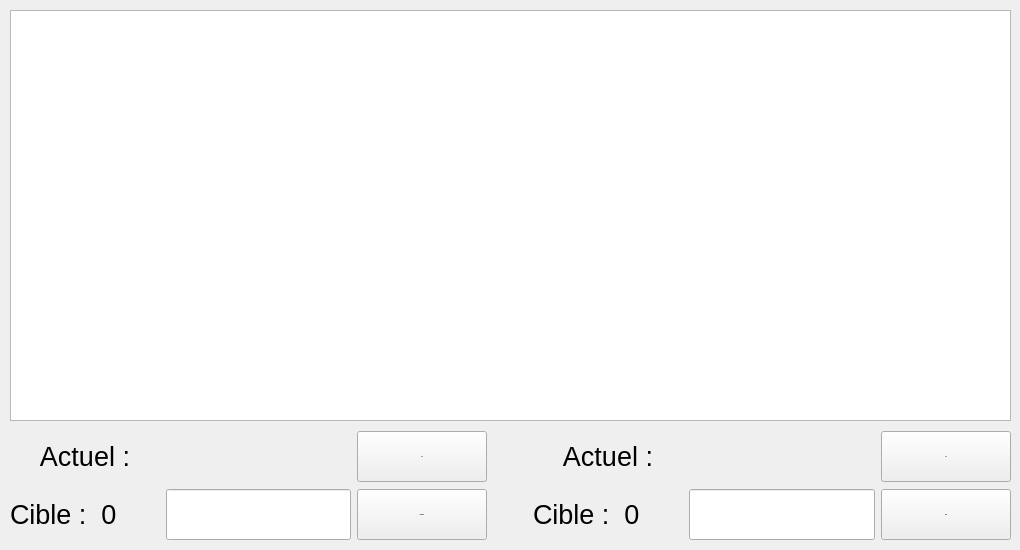
   <widget class="QWidget" name="TTemp">
    <attribute name="title">
     <string>Température</string>
    </attribute>
    <widget class="PlotWidget" name="plot">
     <property name="geometry">
      <rect>
       <x>10</x>
       <y>10</y>
       <width>1001</width>
       <height>411</height>
      </rect>
     </property>
     <property name="font">
      <font>
       <pointsize>15</pointsize>
      </font>
     </property>
    </widget>
    <widget class="QWidget" name="gridLayoutWidget_5">
     <property name="geometry">
      <rect>
       <x>10</x>
       <y>430</y>
       <width>1001</width>
       <height>111</height>
      </rect>
     </property>
     <layout class="QGridLayout" name="gridLayout_5">
      <item row="0" column="3">
       <spacer name="horizontalSpacer_2">
        <property name="orientation">
         <enum>Qt::Horizontal</enum>
        </property>
        <property name="sizeType">
         <enum>QSizePolicy::Fixed</enum>
        </property>
        <property name="sizeHint" stdset="0">
         <size>
          <width>40</width>
          <height>20</height>
         </size>
        </property>
       </spacer>
      </item>
      <item row="1" column="4">
       <widget class="QLabel" name="LTemBedC">
        <property name="minimumSize">
         <size>
          <width>150</width>
          <height>0</height>
         </size>
        </property>
        <property name="font">
         <font>
          <pointsize>20</pointsize>
         </font>
        </property>
        <property name="text">
         <string>Cible :  0</string>
        </property>
        <property name="alignment">
         <set>Qt::AlignLeading|Qt::AlignLeft|Qt::AlignVCenter</set>
        </property>
       </widget>
      </item>
      <item row="1" column="2">
       <widget class="QPushButton" name="BSetExtru">
        <property name="enabled">
         <bool>true</bool>
        </property>
        <property name="minimumSize">
         <size>
          <width>130</width>
          <height>51</height>
         </size>
        </property>
        <property name="font">
         <font>
          <pointsize>-1</pointsize>
          <weight>75</weight>
          <italic>false</italic>
          <bold>true</bold>
         </font>
        </property>
        <property name="text">
         <string>Extruder</string>
        </property>
       </widget>
      </item>
      <item row="1" column="1">
       <widget class="extQLineEdit" name="LETemExt">
        <property name="minimumSize">
         <size>
          <width>0</width>
          <height>51</height>
         </size>
        </property>
        <property name="baseSize">
         <size>
          <width>0</width>
          <height>0</height>
         </size>
        </property>
        <property name="font">
         <font>
          <pointsize>20</pointsize>
         </font>
        </property>
        <property name="text">
         <string/>
        </property>
        <property name="alignment">
         <set>Qt::AlignCenter</set>
        </property>
       </widget>
      </item>
      <item row="1" column="0">
       <widget class="QLabel" name="LTemExC">
        <property name="minimumSize">
         <size>
          <width>150</width>
          <height>0</height>
         </size>
        </property>
        <property name="font">
         <font>
          <pointsize>20</pointsize>
         </font>
        </property>
        <property name="text">
         <string>Cible :  0</string>
        </property>
        <property name="alignment">
         <set>Qt::AlignLeading|Qt::AlignLeft|Qt::AlignVCenter</set>
        </property>
       </widget>
      </item>
      <item row="0" column="0">
       <widget class="QLabel" name="LTemEx_">
        <property name="font">
         <font>
          <pointsize>20</pointsize>
         </font>
        </property>
        <property name="text">
         <string>Actuel :</string>
        </property>
        <property name="alignment">
         <set>Qt::AlignCenter</set>
        </property>
       </widget>
      </item>
      <item row="0" column="4">
       <widget class="QLabel" name="LTemBed_">
        <property name="font">
         <font>
          <pointsize>20</pointsize>
         </font>
        </property>
        <property name="text">
         <string>Actuel :</string>
        </property>
        <property name="alignment">
         <set>Qt::AlignCenter</set>
        </property>
       </widget>
      </item>
      <item row="0" column="1">
       <widget class="QLabel" name="LTemEx">
        <property name="font">
         <font>
          <pointsize>15</pointsize>
         </font>
        </property>
        <property name="text">
         <string/>
        </property>
       </widget>
      </item>
      <item row="1" column="5">
       <widget class="extQLineEdit" name="LETembed">
        <property name="minimumSize">
         <size>
          <width>0</width>
          <height>51</height>
         </size>
        </property>
        <property name="font">
         <font>
          <pointsize>20</pointsize>
         </font>
        </property>
        <property name="alignment">
         <set>Qt::AlignCenter</set>
        </property>
       </widget>
      </item>
      <item row="0" column="2">
       <widget class="QPushButton" name="PBExtruOff">
        <property name="enabled">
         <bool>true</bool>
        </property>
        <property name="minimumSize">
         <size>
          <width>0</width>
          <height>51</height>
         </size>
        </property>
        <property name="font">
         <font>
          <pointsize>-1</pointsize>
          <weight>75</weight>
          <italic>false</italic>
          <bold>true</bold>
         </font>
        </property>
        <property name="text">
         <string>Off</string>
        </property>
       </widget>
      </item>
      <item row="1" column="6">
       <widget class="QPushButton" name="BSetBed">
        <property name="minimumSize">
         <size>
          <width>130</width>
          <height>51</height>
         </size>
        </property>
        <property name="font">
         <font>
          <pointsize>-1</pointsize>
          <weight>75</weight>
          <italic>false</italic>
          <bold>true</bold>
         </font>
        </property>
        <property name="text">
         <string>Bed</string>
        </property>
       </widget>
      </item>
      <item row="0" column="6">
       <widget class="QPushButton" name="PBBedOff">
        <property name="enabled">
         <bool>true</bool>
        </property>
        <property name="minimumSize">
         <size>
          <width>0</width>
          <height>51</height>
         </size>
        </property>
        <property name="font">
         <font>
          <pointsize>-1</pointsize>
          <weight>75</weight>
          <italic>false</italic>
          <bold>true</bold>
         </font>
        </property>
        <property name="text">
         <string>Off</string>
        </property>
       </widget>
      </item>
      <item row="0" column="5">
       <widget class="QLabel" name="LTemBed">
        <property name="font">
         <font>
          <pointsize>15</pointsize>
         </font>
        </property>
        <property name="text">
         <string/>
        </property>
       </widget>
      </item>
     </layout>
    </widget>
   </widget>
